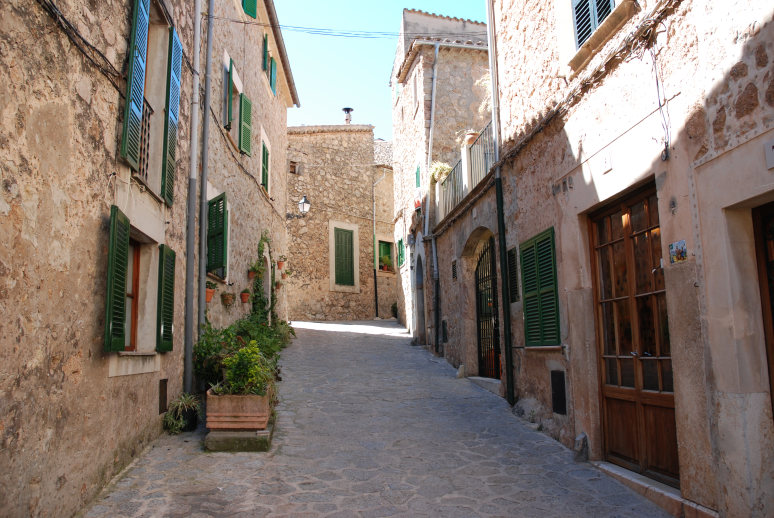
#> input picture images/alley.jpg, 774 x 518 px
$ jupyter execute features.ipynb
#> lines starting #> are read from the running program, lines starting #| are printed output that depends on the picture
[cell 1]
import cv2 as cv
import numpy as np
import matplotlib.pyplot as plt

## SIFT

SIFT là thuật toán xác định các keypoint trong ảnh thỏa mãn tính chất shift-invariant, rotate-invariant, scale-invariant. Đồng thời, thuật toán cũng cung cấp cách thức miêu tả keypoint, hỗ trợ việc ghép cặp keypoint giữa các ảnh với nhau.

Thuật toán có thể tóm gọn bao gồm một số các bước sau:
1. **Scale-space extrema detection** - thực hiện lọc ảnh bằng nhiều tầng bộ lọc thông dải LoG $\approx$ DoG. Cụ thể là các bộ lọc $G(x, y, k\sigma)-G(x,y,\sigma)$. Việc lọc này giống với việc tìm kiếm các đặc trưng ảnh tại các scale (độ phân giải) khác nhau. Tiếp theo, thuật toán xác định các keypoint "tiềm năng" là các điểm $(x,y,\sigma)$ (điểm $(x,y)$ tại scale $\sigma$ của ảnh) thỏa mãn là có giá đáp ứng đạt cực trị (cực tiểu địa phương hoặc cực tiểu địa phương) trong số 26 lân cận xung quanh $(x \pm 1,y \pm 1,k^{\pm 1}\sigma)$.
2. **Accurate keypoint localization** - xác định điểm cực trị từ điểm $(x,y)$ tại scale $\sigma$ tương ứng tới vị trị chính xác hơn thông qua việc giải phương trình hàm xấp xỉ Taylor bậc 2 của hàm đáp ứng $D(x,y, \sigma) = \left( G(x, y, k\sigma)-G(x,y,\sigma) \right) * I(x,y)$ tại điểm $(x,y)$ để tìm điểm cực trị lân cận. Ngoài ra, các điểm cực trị có giá trị (độ lớn) rất nhỏ (ví dụ nhỏ hơn 0.03) sẽ bị loại bỏ khỏi danh sách các keypoint "tiềm năng". Thêm vào đó, bộ lọc vẫn có thể cho ra đáp ứng là cạnh của ảnh nên SIFT sử dụng Harris detector để loại bỏ các keypoint là cạnh đó.
3. **Orientation assignment** - để xác định hướng chính của keypoint $(x,y,\sigma)$ thì tại scale $\sigma$ ($L(x,y,\sigma) = G(x, y, \sigma) * I(x,y)$) cần thực hiện tính toán vector gradient (độ lớn, góc) tại từng pixel. Tiếp theo, tại $(x,y)$ thực hiện thống kê theo độ lớn của vector theo hướng bằng 36 bins (mỗi bin thống kê các hướng có dải 10 độ) của các pixel lân cận. Trước khi được thống kê vào bins thì độ lớn của gradient sẽ phải nhân thêm với trọng số Gaussian với tâm đặt tại $(x,y)$. Bin có độ lớn cao nhất sẽ là hướng chính (orientation) của keypoint. Các bin có độ lớn bằng 80% bin có độ lớn cao nhất sẽ được tạo ra các bản copy keypoint $(x,y,\sigma)$ với hướng chính là các bin có độ lớn nhỏ hơn kia.
4. **Keypoint descriptor** - để miêu tả keypoint $(x,y,\sigma)$, thuật toán SIFT thực hiện dùng hình vuông $16\times16$ lân cận xung quanh ở $L(x,y,\sigma)$ để mô tả keypoint. Lại tiếp tục sử dụng vector gradient tại các điểm pixel và nhân độ lớn của vector với trọng số Gaussian có tâm đặt tại $(x,y)$. Cửa sổ $16 \times 16$ lân cận lại được chia nhỏ ra thành các hình vuông nhỏ hơn $4\times4$. Tại mỗi hình vuông nhỏ $4\times4$ thực hiện thống kê vector gradient theo hướng của các pixel bên trong bằng 8 bins. Vậy, hình vuông lân cận $16\times16$ sẽ có tổng cộng $8\cdot4\cdot4 = 128$ bins thống kê. SIFT duỗi 128 bins đó thành một vector độ dài 128 để làm miêu tả (descriptor) cho keypoint $(x,y,\sigma)$. Ngoài ra để có được tính chất shift-invariant cho keypoint này thì khi thống kê các vector gradient theo hướng thì các vector gradient đó cần được xác định góc dựa theo hướng chính của keypoint.
5. **Keypoint Matching** - ghép cặp có thể được thực hiện thông qua việc xác định độ giống nhau của vector descriptor giữa các cặp keypoint. Độ giống nhau đó có thể đo thông qua các phép toán đo metric (Euclide, Manhattan, ...). Các cặp keypoint có độ giống nhau càng lớn thì càng có khả năng được ghép cặp.

[cell 2]
# chuẩn bị ảnh
img = cv.imread("../images/alley.jpg")
#> img is the input picture: shape (518, 774, 3); mean B, G, R 112.7, 121.3, 133.9
H,W = img.shape[:2]
#> H = 518; W = 774

img_trans = cv.resize(img, (W*3//4, H*3//4))
M_rotate = cv.getRotationMatrix2D( (img_trans.shape[1] / 2.0, img_trans.shape[0] / 2.0), 45, 1 )
M_shift = np.float32([[1, 0, 30],
                      [0, 1, 80]])
img_trans = cv.warpAffine(img_trans, M_shift, (W,H))
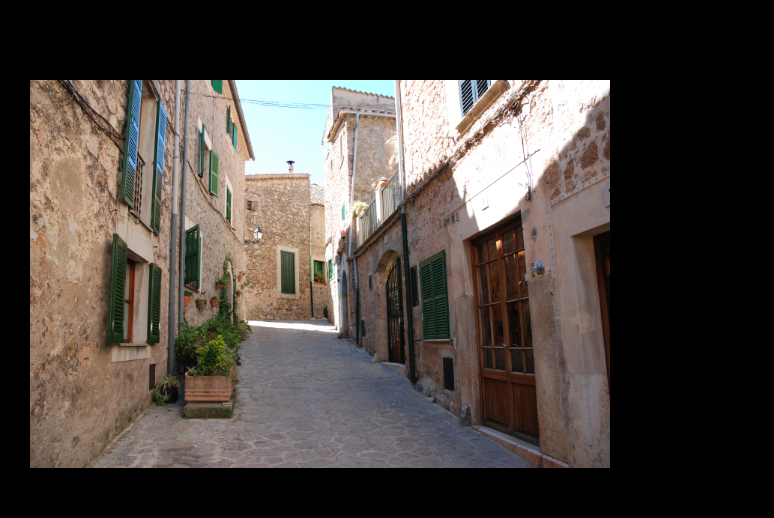
#> img_trans: shape (518, 774, 3); mean B, G, R 63.2, 68, 75.1
img_trans = cv.warpAffine(img_trans, M_rotate, (W,H))

img_gray = cv.cvtColor(img, cv.COLOR_BGR2GRAY)
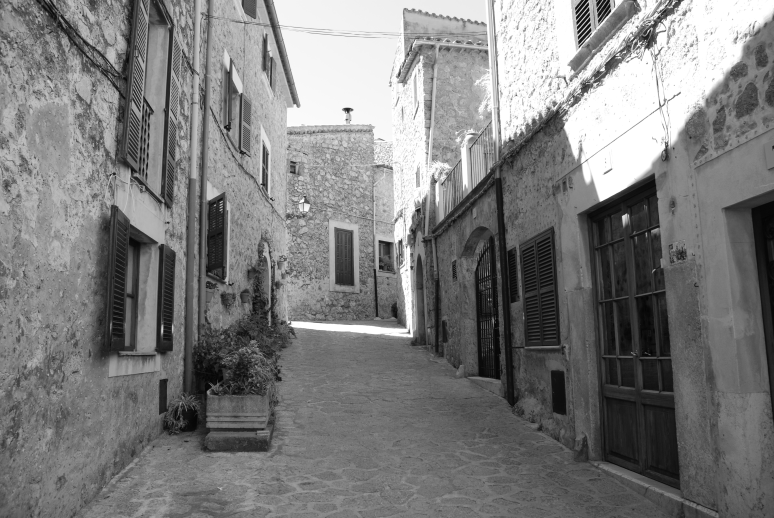
#> img_gray: shape (518, 774); min 4, max 255, mean 124.1
img_trans_gray = cv.cvtColor(img_trans, cv.COLOR_BGR2GRAY)
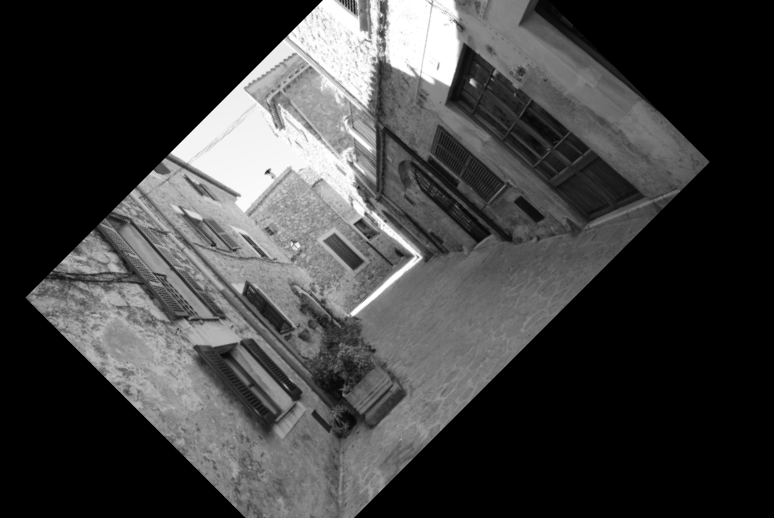
#> img_trans_gray: shape (518, 774); min 0, max 255, mean 63.4


sift = cv.SIFT_create() # khởi tạo lớp thuật toán phát hiện đặc trưng SIFT
kp, des = sift.detectAndCompute(img_gray, None) # xác định các keypoint và descriptor bằng SIFT, trả về danh sách các keypoint
#> kp = 2748 keypoints; strongest (x, y, size): (347, 110, 4.2), (625, 218, 5.3), (400, 242, 2.9), (409, 332, 1.9)
kp_trans, des_trans = sift.detectAndCompute(img_trans_gray, None)
#> kp_trans = 1759 keypoints; strongest (x, y, size): (268, 172, 3.1), (472, 82, 4), (253, 156, 98.6), (176, 152, 6.8)

dst = cv.drawKeypoints(img, kp, None, flags=cv.DRAW_MATCHES_FLAGS_DRAW_RICH_KEYPOINTS)
dst_trans = cv.drawKeypoints(img_trans, kp_trans, None, flags=cv.DRAW_MATCHES_FLAGS_DRAW_RICH_KEYPOINTS)

plt.rcParams['figure.dpi']=200
plt.subplot(2, 1, 1)
plt.imshow(cv.cvtColor(dst, cv.COLOR_BGR2RGB))
plt.axis("off")
plt.subplot(2, 1, 2)
plt.imshow(cv.cvtColor(dst_trans, cv.COLOR_BGR2RGB))
plt.axis("off")
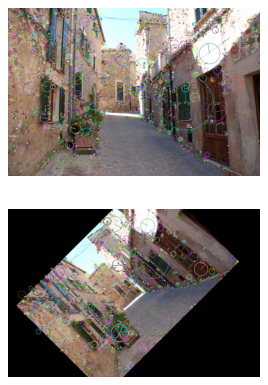
#> figure drawn by matplotlib, 2 panels

## SURF

Về ý tưởng, SURF khá tương đồng với SIFT. Điểm khác biệt rõ rệt là SURF tập trung sử dụng các bộ lọc box filter (xấp xỉ LoG, DoG) có tính chất đặc biệt là có thể dễ dàng tính toán bằng mảng cộng dồn, hay việc tính đáp ứng tại pixel $(x,y)$ được thực hiện trong $O(1)$ với việc chuẩn bị trước theo kích thước ảnh. Descriptor trong SURF là tập $(\sum{d_x}, \sum{d_y}, \sum{|d_x|}, \sum{|d_y|})$ tương ứng với tổng các vector gradient (cả về vector và độ lớn) trong vùng thống kê lân cận nhỏ. Tất cả các phép tính gradient, tổng trên đều được tính toàn bằng box filter nên tốc độ xử lý rất nhanh.

Ưu điểm của SURF là tốc độ xử lý tính toán nhanh hơn nhiều so với SIFT do sử dụng nhiều kỹ thuật cải tiến. Theo OpenCV docs thì tốc độ xử lý của SURF nhanh gấp 3 lần SIFT và kết quả tương đương. Tuy nhiên SURF chỉ được sử dụng hiệu quả với các ảnh bị mờ hoặc xoay và không đạt hiệu quả tốt nếu góc nhìn và cường độ ánh sáng bị thay đổi.

[cell 3]
# Có vẻ SURF không available miễn phí với mọi phiên bản OpenCV hiện hành

## FAST

FAST được đề xuất với mục đích xác định các feature góc (corner) có trong ảnh với tốc độ xử lý cao cũng như tài nguyên tính toán hạn chế. Về mặt tổng quan, thuật toán FAST bao gồm các bước như sau:
1. Xác định tham số ngưỡng $t$ cho thuật toán
2. Với mỗi pixel $p$ có độ lớn (độ sáng) bằng $I_p$ (ảnh đầu vào là gray-scale), xét 16 pixel nằm trên đường tròn có tâm là $p$. Nếu tồn tại $n$ pixel liên tiếp có độ sáng nhỏ hơn pixel $p$ (độ lớn nhỏ hơn $I_p-t$) hoặc $n$ pixel liên tiếp có độ sáng lớn hơn $p$ (độ lớn lớn hơn $I_p+t$) thì pixel $p$ đó được coi là corner feature của ảnh.

Để tăng tính hiệu quả của phương pháp FAST, người ta có áp dụng thêm các kỹ thuật học máy để đánh giá xem một pixel $p$ có phải là góc giữa trên 16 pixel lân cận. Việc áp dụng học máy giúp tăng tính hiệu quả của FAST cho từng bài toán riêng biệt.

Ngoài ra để tránh việc các corner feature được phát hiện quá gần nhau, áp dụng phương pháp non-maximal suppression. Ở đây, giá trị score $V$ ở pixel $p$ sẽ bằng tổng trị tuyệt đối giữa $I_p$ với độ lớn của 16 pixel lân cận. Các pixel $p$ là góc chỉ được giữ lại nếu giá trị $V$ là cực đại cục bộ giữa các pixel góc khác xung quanh.

[cell 4]
# chuẩn bị ảnh
img = cv.imread("../images/alley.jpg")
H,W = img.shape[:2]

img_trans = cv.resize(img, (W*3//4, H*3//4))
M_rotate = cv.getRotationMatrix2D( (img_trans.shape[1] / 2.0, img_trans.shape[0] / 2.0), 45, 1 )
M_shift = np.float32([[1, 0, 30],
                      [0, 1, 80]])
img_trans = cv.warpAffine(img_trans, M_shift, (W,H))
img_trans = cv.warpAffine(img_trans, M_rotate, (W,H))

img_gray = cv.cvtColor(img, cv.COLOR_BGR2GRAY)
img_trans_gray = cv.cvtColor(img_trans, cv.COLOR_BGR2GRAY)


fast = cv.FastFeatureDetector_create() # khởi tạo lớp thuật toán phát hiện đặc trưng FAST với các tham số mặc định
kp = fast.detect(img_gray, None) # xác định các keypoint corner bằng FAST
#> kp = 13730 keypoints; strongest (x, y, size): (344, 109, 7), (351, 109, 7), (622, 216, 7), (379, 241, 7)
kp_trans = fast.detect(img_trans_gray, None)
#> kp_trans = 5300 keypoints; strongest (x, y, size): (470, 82, 7), (266, 172, 7), (268, 172, 7), (269, 169, 7)

dst = cv.drawKeypoints(img, kp, None, (0,0,255), flags=cv.DRAW_MATCHES_FLAGS_DRAW_RICH_KEYPOINTS)
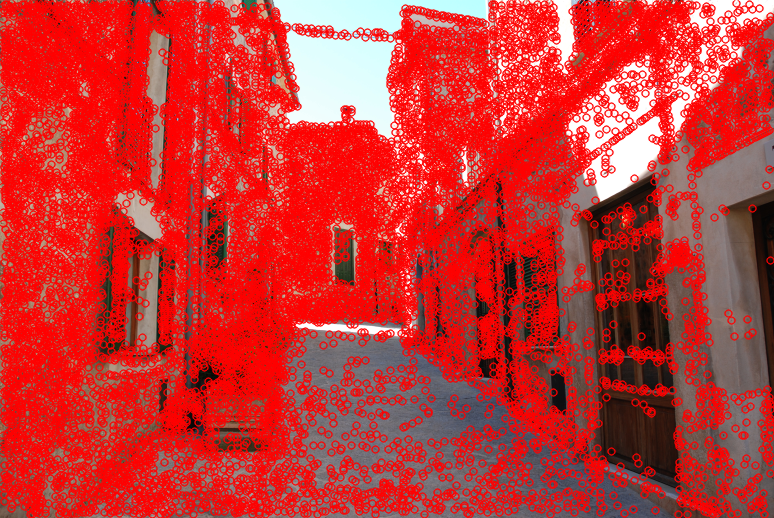
#> dst: shape (518, 774, 3); mean B, G, R 52.8, 55.1, 196.7
dst_trans = cv.drawKeypoints(img_trans, kp_trans, None, (0,0,255), flags=cv.DRAW_MATCHES_FLAGS_DRAW_RICH_KEYPOINTS)
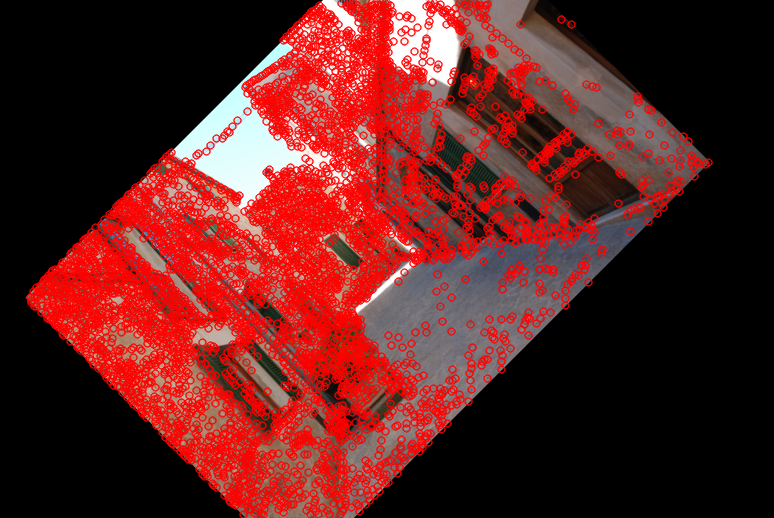
#> dst_trans: shape (518, 774, 3); mean B, G, R 32.3, 34, 95.5

plt.rcParams['figure.dpi']=200
plt.subplot(1, 2, 1)
plt.imshow(cv.cvtColor(dst, cv.COLOR_BGR2RGB))
plt.axis("off")
plt.subplot(1, 2, 2)
plt.imshow(cv.cvtColor(dst_trans, cv.COLOR_BGR2RGB))
plt.axis("off")
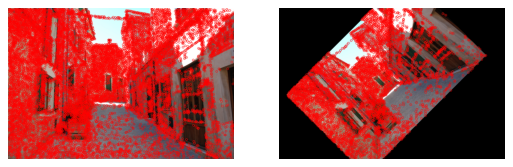
#> figure drawn by matplotlib, 2 panels

## BRIEF

BRIEF là một thuật toán mô tả keypoint với kích thước của cấu trúc mô tả được tính bằng bit. Để hình dùng thì SIFT mô tả keypoint bằng vector 128 chiều, mỗi chiều là một giá trị số thực `float` 4 byte, tức là mô tả của SIFT có kích thước 512 byte. Đối với BRIEF thì một mô tả keypoint sẽ là một vector $n_d$ chiều, mỗi chiều là một giá trị nhị phân 0/1, tức là mô tả BRIEF có kích thước là $n_d$ bit. Thông thường, $n_d$ có giá trị bằng 128, 256, 512. Việc ghép cặp (matching) keypoint có thể được thực hiện bằng công thức tính khoảng cách Hamming.

Ban đầu, thuật toán BRIEF xác định một tập $n_d$ cặp điểm mẫu $\left\{ (\mathbf{x}_i, \mathbf{y}_i) \right\}_{i=1}^{n_d}$ nằm trong một patch hình vuông kích thước $S \times S$ với mục đích dùng để kiểm thử. Tập điểm lấy mẫu sẽ được lấy dựa trên phân phối xác định. Phương pháp lấy mẫu cho ra kết quả ổn định theo như thực nghiệm trong bài báo nghiên cứu là theo phân phối Gauss, $\mathbf{x}_i, \mathbf{y}_i \sim \mathcal{N}(0, \frac{1}{25}S^2) $

Tại mỗi keypoint $\mathbf{p}=(x,y)$, xác định giá trị bit thứ $i$ trong mô tả BRIEF:
* Nếu $I\left(\mathbf{p}+\mathbf{x}_i\right) > I\left(\mathbf{p}+\mathbf{y}_i\right)$, thì bit thứ $i$ bằng $1$.
* Ngược lại, thì bit thứ $i$ bằng $0$.

Tính chất: bất biến với phép dịch nhưng không đối với phép xoay, scale.

## ORB

ORB là sự kết hợp của phương pháp phát hiện feature ảnh FAST với phương pháp mô tả feature BRIEF để đạt được tốc độ nhanh, yêu cầu ít tài nguyên tính toán. Để đạt được độ hiệu quả tốt tương đương với SIFT, ORB cải tiến bằng cách xác định hướng chính của keypoint tại bước xác định keypoint (bằng FAST), và dựa vào hướng chính đó để mô tả BRIEF có tính chất bất biến với phép xoay. Để có tính chất bất biến với phép scale, ORB thực hiện xác định các điểm keypoint của ảnh trên nhiều độ phân giải khác nhau dựa trên phương pháp phân tầng pyramid.

Để xác định hướng chính, ORB tính toán điểm trung tâm (centroid) dựa trên moment của patch ảnh. Ở đây, patch ảnh có dạng là hình tròn, với bán kính $r$ bằng với tham số sử dụng ở thuật toán FAST. Khi đó hướng chính của keypoint chính là vector nối giữa keypoint với centroid của patch ảnh.

Khi xác định vector mô tả keypoint bằng BRIEF, tập các cặp điểm mẫu $\left\{ (\mathbf{x}_i, \mathbf{y}_i) \right\}_{i=1}^{n_d}$ sẽ được xoay đi theo hướng chính của keypoint. Nhằm tránh các phép toán phức tạp, thuật toán rời rạc hóa giá trị góc (360 độ) ra thành các giá trị góc cách nhau một khoảng 12 độ để chuẩn bị trước tập các điểm mẫu với góc xoay rời rạc tương ứng. Khi đó thay vì thực hiện phép xoay theo hướng chính thì thuật toán xác định góc xoay rời rạc gần nhất với góc của hướng chính và thực hiện việc lookup cặp điểm mẫu tương ứng.

Việc sử dụng ORB trong OpenCV đơn giản tương tự với SIFT

[cell 5]
# chuẩn bị ảnh
img = cv.imread("../images/alley.jpg")
H,W = img.shape[:2]

img_trans = cv.resize(img, (W*3//4, H*3//4))
M_rotate = cv.getRotationMatrix2D( (img_trans.shape[1] / 2.0, img_trans.shape[0] / 2.0), 45, 1 )
M_shift = np.float32([[1, 0, 30],
                      [0, 1, 80]])
img_trans = cv.warpAffine(img_trans, M_shift, (W,H))
img_trans = cv.warpAffine(img_trans, M_rotate, (W,H))

img_gray = cv.cvtColor(img, cv.COLOR_BGR2GRAY)
img_trans_gray = cv.cvtColor(img_trans, cv.COLOR_BGR2GRAY)


orb = cv.ORB_create() # khởi tạo lớp thuật toán phát hiện đặc trưng ORB
kp = orb.detect(img_gray, None) # xác định các keypoint bằng ORB, trả về danh sách các keypoint
#> kp = 500 keypoints; strongest (x, y, size): (346, 109, 31), (347, 111, 31), (346, 108, 44.6), (344, 109, 31)
kp, des = orb.compute(img, kp) # xác định description cho các keypoint

kp_trans = orb.detect(img_trans_gray, None) # xác định các keypoint bằng ORB, trả về danh sách các keypoint
#> kp_trans = 500 keypoints; strongest (x, y, size): (268, 172, 31), (174, 152, 77.1), (176, 152, 92.6), (172, 151, 64.3)
kp_trans, des_trans = orb.compute(img_trans, kp) # xác định description cho các keypoint
#> kp_trans has the same summary as kp

dst = cv.drawKeypoints(img, kp, None, flags=cv.DRAW_MATCHES_FLAGS_DRAW_RICH_KEYPOINTS)
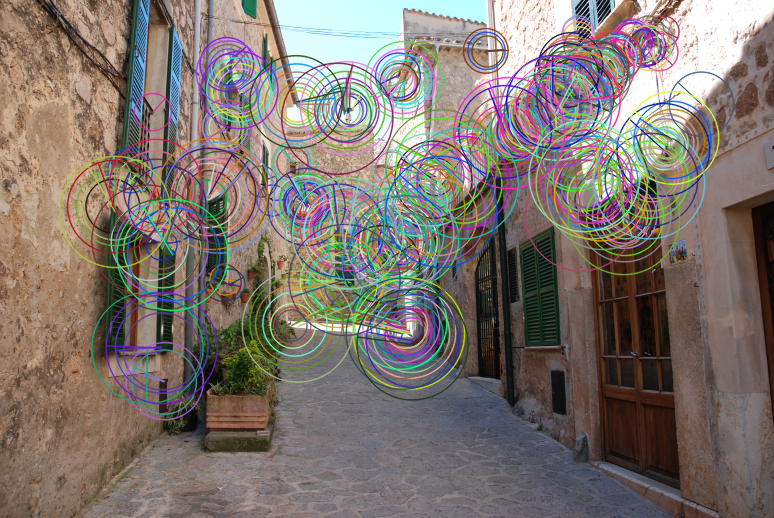
#> dst: shape (518, 774, 3); mean B, G, R 111.2, 117.3, 127.2
dst_trans = cv.drawKeypoints(img_trans, kp_trans, None, flags=cv.DRAW_MATCHES_FLAGS_DRAW_RICH_KEYPOINTS)
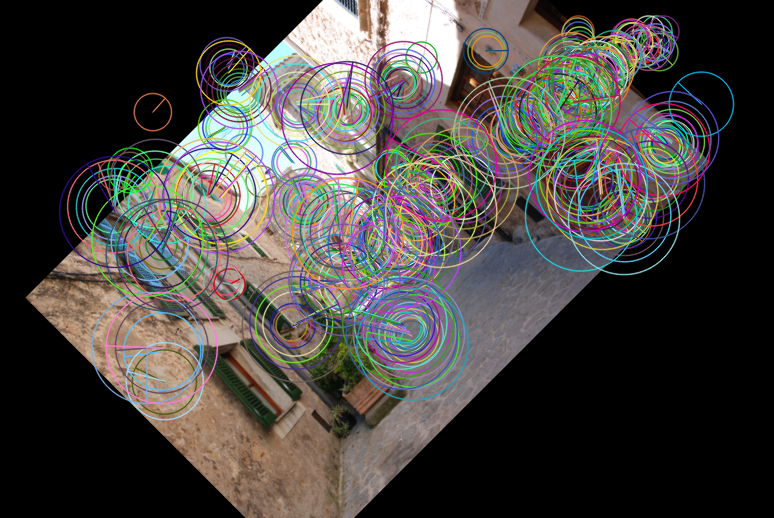
#> dst_trans: shape (518, 774, 3); mean B, G, R 64.9, 68.2, 71.7

plt.rcParams['figure.dpi']=200
plt.subplot(2, 1, 1)
plt.imshow(cv.cvtColor(dst, cv.COLOR_BGR2RGB))
plt.axis("off")
plt.subplot(2, 1, 2)
plt.imshow(cv.cvtColor(dst_trans, cv.COLOR_BGR2RGB))
plt.axis("off")
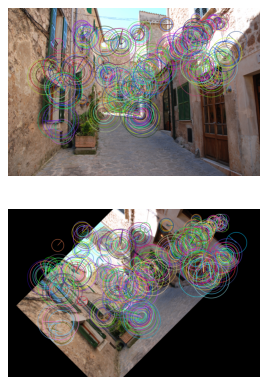
#> figure drawn by matplotlib, 2 panels
